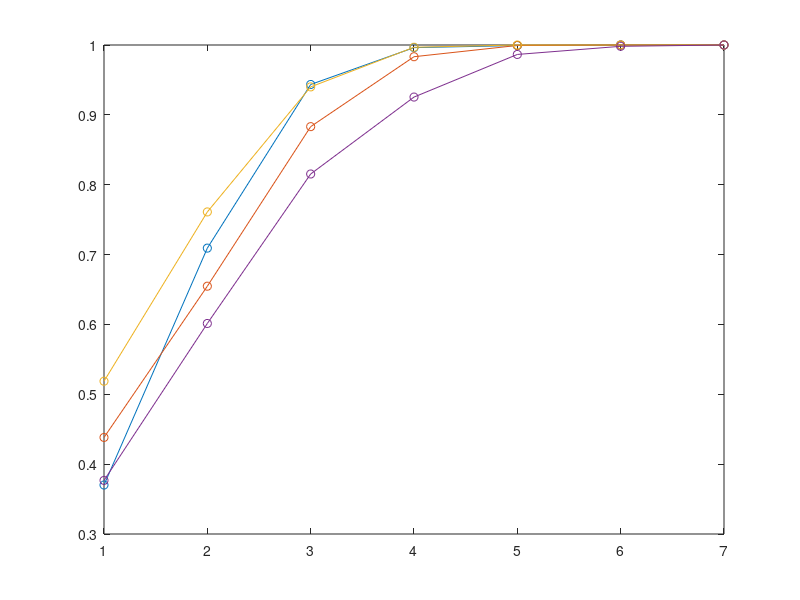

MATLAB code to generate this figure:
load('ER_fs.mat');
fs1 = fs;
load('SBM_fs.mat');
fs2 = fs;
load('smallworld_fs.mat');
fs3 = fs;
load('BA_fs.mat');
fs4 = fs;

fs1_avg = flip(mean(squeeze(fs1(1,:,:)),2));
fs2_avg = flip(mean(squeeze(fs2(1,:,:)),2));
fs3_avg = flip(mean(squeeze(fs3(1,:,:)),2));
fs4_avg = flip(mean(squeeze(fs4(1,:,:)),2));

plot(fs1_avg,'-o');
hold on
plot(fs2_avg,'-o');
plot(fs3_avg,'-o');
plot(fs4_avg,'-o');



